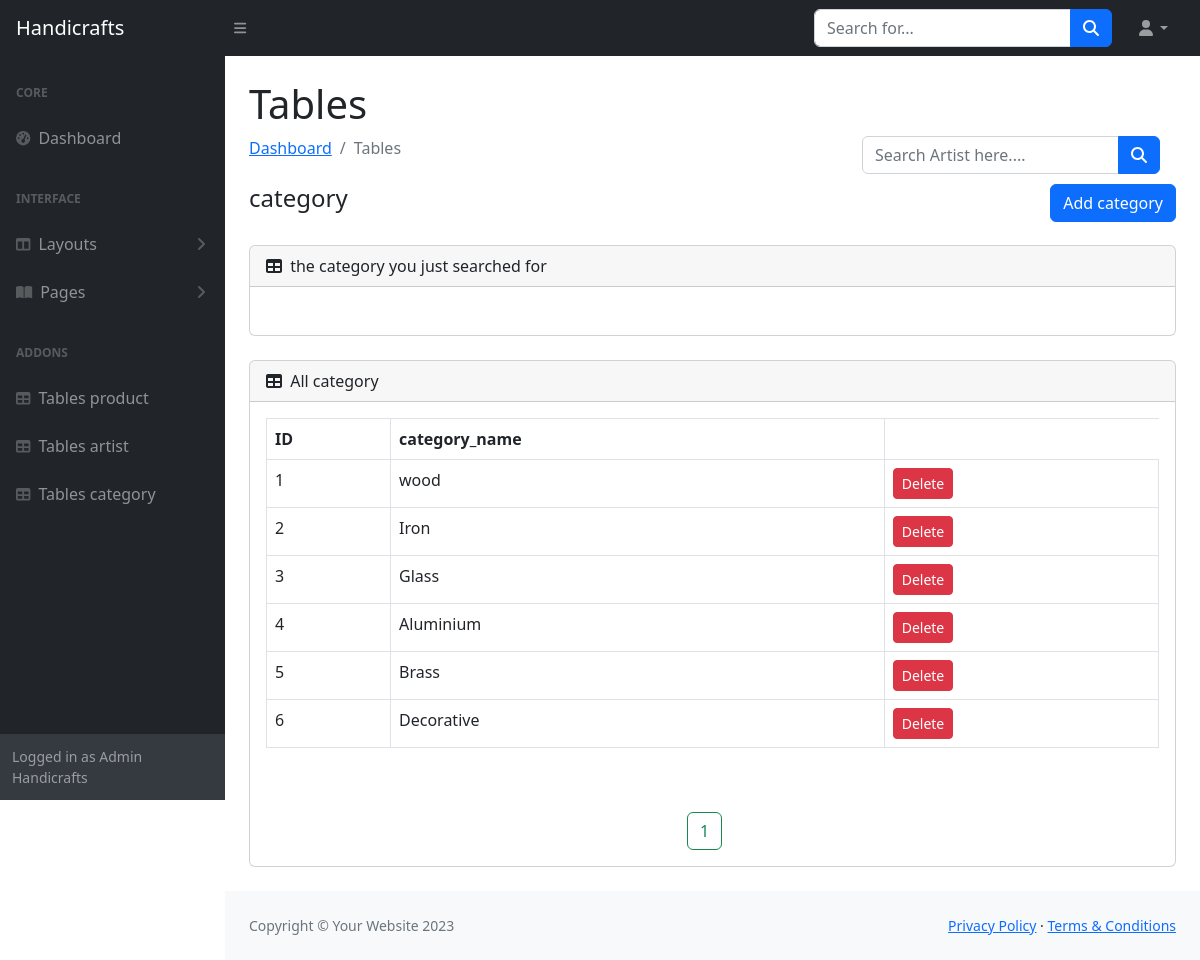
The page /project/category.php on the database its author committed.
### tables this page shows
create table category( 
Id int PRIMARY KEY AUTO_INCREMENT,
category_name varchar(300)
);

### project/category.php (the view, shortened to what this page needs)
<?php include('header.php');
$item_per_page = !empty($_GET['per_page']) ? $_GET['per_page'] : 6;
$current_page = !empty($_GET['page']) ? $_GET['page'] : 1;
$offset = ($current_page - 1) * $item_per_page;
$total_records = mysqli_query($connect, "SELECT * FROM category");
?>
<div id="layoutSidenav_content">
    <main>
        <div class="container-fluid px-4">
            <h1 class="mt-4">Tables</h1>
            <form class="d-none d-md-inline-block form-inline ms-auto me-0 me-md-3 my-2 my-md-0 float-end" action=""
                method="get">
                <div class="input-group">
                    <input class="form-control inputBOX" type="number" name="search" placeholder="Search Artist here...."
                        aria-label="Search for..." aria-describedby="btnNavbarSearch" required />
                    <button class="btn btn-primary" id="submit" type="submit" name="ok"><i
                            class="fas fa-search"></i></button>
                </div>
            </form>
            <ol class="breadcrumb mb-4">
                <li class="breadcrumb-item"><a href="admin.php">Dashboard</a></li>
                <li class="breadcrumb-item active">Tables</li>
            </ol>
            <h4>category
                <a href="add-new-category.php" class="btn btn-primary float-end">Add category</a>
            </h4><br>
            <div class="card mb-4">
                <div class="card-header">
                    <i class="fas fa-table me-1"></i>
                    the category you just searched for
                </div>
                <div class="card-body">
                            <?php
                            require 'connect_db.php';
                                    ?>
                </div>
            </div>
            <div class="card mb-4">
                <div class="card-header">
                    <i class="fas fa-table me-1"></i>
                    All category
                </div>
                <div class="card-body">
                    <table class="table table-bordered">
                        <thead>
                            <tr>
                                <th>ID</th>
                                <th>category_name</th>
                            </tr>
                        </thead>
                        <tbody>
                            <?php
                            $query = "SELECT * FROM category LIMIT " . $item_per_page . " OFFSET $offset ";
                            $query_run = mysqli_query($connect, $query);
                            if (mysqli_num_rows($query_run) > 0) {
                                foreach ($query_run as $category) {
                                    ?>
                                    <tr>
                                        <td>
                                            <?= $category['Id']; ?>
                                        </td>
                                        <td>
                                            <?= $category['category_name']; ?>
                                        </td>
                                        <td>
                                            <form action="code.php" method="POST" class="d-inline">
                                                <button type="submit" name="delete_category" value="<?= $category['Id']; ?>"
                                                    class="btn btn-danger btn-sm">Delete</button>
                                            </form>
                                        </td>
                                    </tr>
                                    <?php
                                }
                            } else {
                                echo "<h5> No Record Found </h5>";
                            }
                            ?>
                        </tbody>
                    </table>
                    <br><br>
                    <div class="phan-trang" style="text-align:center;">
                        <?php
                        $total_records = $total_records->num_rows;
                        $total_page = ceil($total_records / $item_per_page);
                        for ($num = 1; $num <= $total_page; $num++) {
                            if ($num === $current_page) {
                                $pagLink = "<a class = 'btn btn-outline-success text-center' href='category.php?page="
                                    . $num . "'>" . $num . " </a>&ensp;&ensp;";
                            } else {
                                $pagLink = "<a class = 'btn btn-outline-success text-center' href='category.php?page=" . $num . "'> " . $total_page . " </a>&ensp;&ensp;";
                            }
                        }
                        echo $pagLink;
                        ?>
                    </div>
                </div>
            </div>
        </div>
    </main>
    <footer class="py-4 bg-light mt-auto">
        <div class="container-fluid px-4">
            <div class="d-flex align-items-center justify-content-between small">
                <div class="text-muted">Copyright &copy; Your Website 2023</div>
                <div>
                    <a href="#">Privacy Policy</a>
                    &middot;
                    <a href="#">Terms &amp; Conditions</a>
                </div>
            </div>
        </div>
    </footer>
</div>
</div>
</body>
</html>

### rows shown on the page
category: Id "1", category_name "wood"
category: Id "2", category_name "Iron"
category: Id "3", category_name "Glass"
category: Id "4", category_name "Aluminium"
category: Id "5", category_name "Brass"
category: Id "6", category_name "Decorative"
